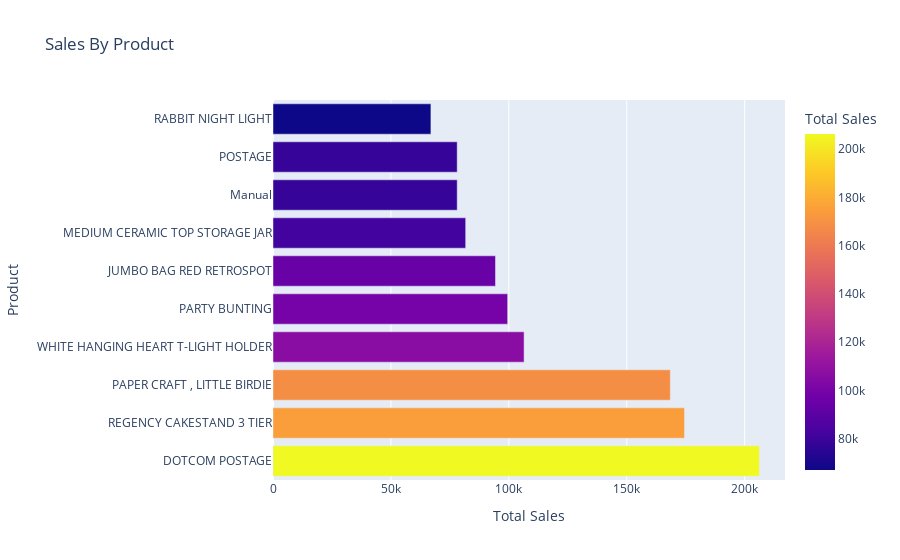

The notebook cell saved with this chart:
### Code cell
# Group the customer_purchases_df DataFrame by 'Description' (product name) and sum up the 'Total' sales for each product
# Sort the summed values in descending order to get the top-selling products
sorted_sales_per_product = customer_purchases_df.groupby('Description')['Total'].sum().reset_index().sort_values(by='Total', ascending=False)

# Create a horizontal bar chart using Plotly Express to visualize the top 10 selling products
# The y-axis represents the 'Description' (product name) and the x-axis represents the 'Total' sales
# The chart includes a title and axis labels, and colors the bars based on total sales
fig = px.bar(sorted_sales_per_product[:10], x='Total', y='Description', title='Sales By Product', labels={'Description': 'Product', 'Total': 'Total Sales'}, color='Total')

# Display the bar chart
fig.show()

### Figure 1 — Plotly figure (JSON) as saved in the notebook; plotly's stock layout.template omitted (floating-point values rounded to 4 significant figures)
{"data": [{"alignmentgroup": "True", "hovertemplate": "Total Sales=%{marker.color}<br>Product=%{y}<extra></extra>", "legendgroup": "", "marker": {"color": [206200.0, 174500.0, 168500.0, 106500.0, 99500.0, 94340.0, 81700.0, 78110.0, 78100.0, 66960.0], "coloraxis": "coloraxis", "pattern": {"shape": ""}}, "name": "", "offsetgroup": "", "orientation": "h", "showlegend": false, "textposition": "auto", "type": "bar", "x": [206200.0, 174500.0, 168500.0, 106500.0, 99500.0, 94340.0, 81700.0, 78110.0, 78100.0, 66960.0], "xaxis": "x", "y": ["DOTCOM POSTAGE", "REGENCY CAKESTAND 3 TIER", "PAPER CRAFT , LITTLE BIRDIE", "WHITE HANGING HEART T-LIGHT HOLDER", "PARTY BUNTING", "JUMBO BAG RED RETROSPOT", "MEDIUM CERAMIC TOP STORAGE JAR", "Manual", "POSTAGE", "RABBIT NIGHT LIGHT"], "yaxis": "y"}], "layout": {"barmode": "relative", "coloraxis": {"colorbar": {"title": {"text": "Total Sales"}}, "colorscale": [[0, "#0d0887"], [0.1111, "#46039f"], [0.2222, "#7201a8"], [0.3333, "#9c179e"], [0.4444, "#bd3786"], [0.5556, "#d8576b"], [0.6667, "#ed7953"], [0.7778, "#fb9f3a"], [0.8889, "#fdca26"], [1, "#f0f921"]]}, "legend": {"tracegroupgap": 0}, "title": {"text": "Sales By Product"}, "xaxis": {"anchor": "y", "domain": [0, 1], "title": {"text": "Total Sales"}}, "yaxis": {"anchor": "x", "domain": [0, 1], "title": {"text": "Product"}}}}
